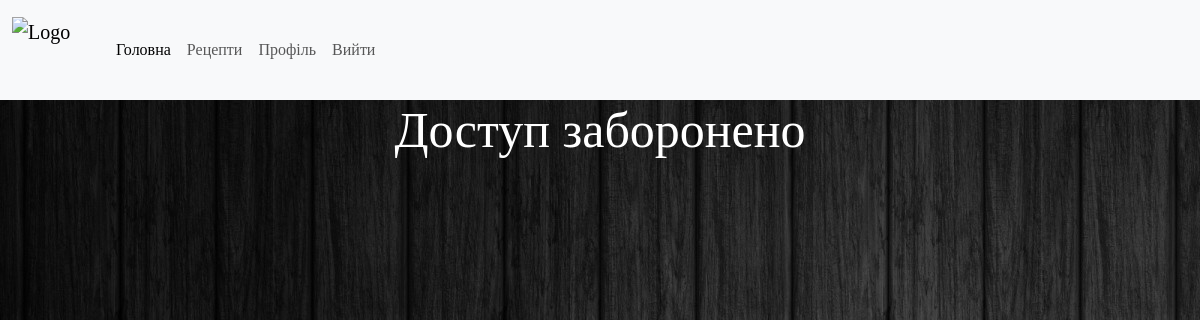
The app's page /recepies/4 (signed in), older data.
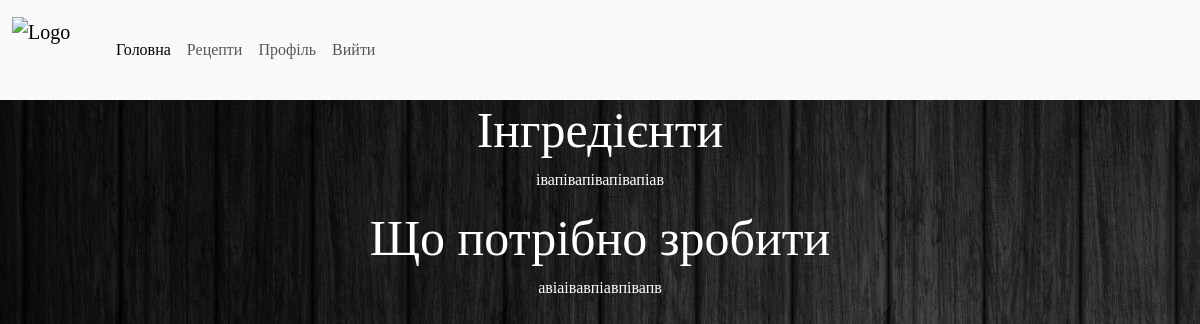
The same page, newer data.
### models.py (models this page shows, shortened)
class Recepies(db.Model):
	id=db.Column(db.Integer, primary_key = True)
	title = db.Column(db.String, nullable = False)
	ingredients = db.Column(db.Text)
	actions = db.Column(db.Text)
	img = db.Column(db.Text)
	link = db.Column(db.Text)
	user_id = db.Column(db.Integer, db.ForeignKey('user.id'))

### routes.py (the view)
@app.route("/recepies/<recepie_id>")
@login_required
def recepie_page(recepie_id):
	recepie = Recepies.query.get(int(recepie_id))
	return render_template("recepie_page.html", recepie = recepie)

### models.py (called while the page is built)
@login_manager.user_loader
def load_user(user_id):
	return User.query.get(int(user_id))

### templates/recepie_page.html
{% extends 'base.html' %}
{% block content %}
		{% if current_user.id == recepie.user_id %}
		<h1 class="text-white">Інгредієнти</h1>
		{% for ingredient in recepie.ingredients.split("✔️") %}
		<p class="text-white center">{{ingredient}}</p>
		{% endfor %}
		<h1 class="text-white ">Що потрібно зробити</h1>
		<p class="text-white center">{{recepie.actions}}</p>
		{% else %}
		<h1 class="text-white">Доступ заборонено</h1>
		{% endif %}
{% endblock content %}

### templates/base.html (shortened to what this page needs)
<!doctype html>
<html lang="uk">
<head>
    <link href="https://cdn.jsdelivr.net/npm/bootstrap@5.3.0-alpha1/dist/css/bootstrap.min.css" rel="stylesheet"
>
        <link rel="stylesheet" href="{{ url_for('static', filename='mypage.css')}}">
</head>
<body>
    <header>
        <nav class="navbar navbar-expand-lg bg-light">
            <div class="container-fluid">
                <a class="navbar-brand" href="#"><img
                        src="https://cdn-icons-png.flaticon.com/512/1996/1996055.png" alt="Logo"
                        width="80" height="70" class="d-inline-block align-text-top"></a>
                <div class="collapse navbar-collapse" id="navbarNav">
                    <ul class="navbar-nav">
                        <li class="nav-item">
                            <a class="nav-link active" aria-current="page"
                            href="{{ url_for('index') }}">Головна</a>
                        </li>
                        <li class="nav-item">
                            <a class="nav-link" href="{{ url_for('recepies') }}">Рецепти</a>
                        </li>
                        {% if current_user.is_authenticated %}
                            <li class="nav-item">
                                <a class="nav-link" href="{{ url_for('profile') }}">Профіль</a>
                            </li>
                            <li class="nav-item">
                                <a class="nav-link" href="{{ url_for('logout') }}">Вийти</a>
                            </li>
                        {% endif %}
                    </ul>
                </div>
            </div>
        </nav>
    </header>
    {% block content %}
    {% endblock content %}
</body>
</html>

### static/mypage.css (style rules this page uses)
body { min-height: 100vh; font-family: 'Edu NSW ACT Foundation', cursive; background: url("images/background.jpg") no-repeat; background-attachment: fixed; }
h1 { text-align: center; color: white; font-family: 'Edu NSW ACT Foundation', cursive; font-size: 50px; }
header { font-family: 'Edu NSW ACT Foundation', cursive; color: white; }
.center { text-align: center; }

Row changes from the older to the newer data that the page shows:
added Recepies: ingredients "івапівапівапівапіав", actions "авіаівавпіавпівапв"
Text that changed along with them:
text no longer shown: "Доступ заборонено"
text now shown: "Інгредієнти Що потрібно зробити"
